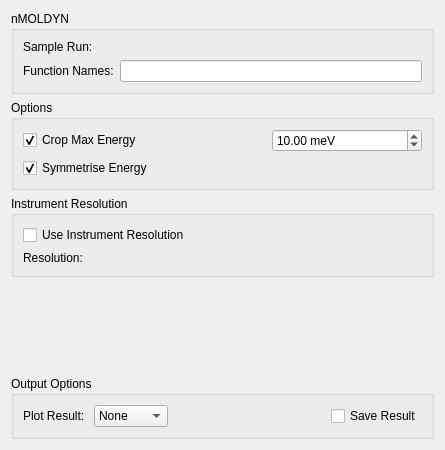
<?xml version="1.0" encoding="UTF-8"?>
<ui version="4.0">
 <class>IndirectMolDyn</class>
 <widget class="QWidget" name="IndirectMolDyn">
  <property name="geometry">
   <rect>
    <x>0</x>
    <y>0</y>
    <width>445</width>
    <height>450</height>
   </rect>
  </property>
  <property name="windowTitle">
   <string>Form</string>
  </property>
  <layout class="QVBoxLayout" name="verticalLayout">
   <item>
    <widget class="QGroupBox" name="gbSimulation">
     <property name="title">
      <string>nMOLDYN</string>
     </property>
     <layout class="QGridLayout" name="gridLayout_2">
      <item row="0" column="0">
       <widget class="QLabel" name="lblSample">
        <property name="text">
         <string>Sample Run:</string>
        </property>
       </widget>
      </item>
      <item row="0" column="1">
       <widget class="MantidQt::MantidWidgets::MWRunFiles" name="mwRun" native="true">
        <property name="sizePolicy">
         <sizepolicy hsizetype="Preferred" vsizetype="Fixed">
          <horstretch>0</horstretch>
          <verstretch>0</verstretch>
         </sizepolicy>
        </property>
        <property name="toolTip">
         <string>&lt;html&gt;&lt;head/&gt;&lt;body&gt;&lt;p&gt;Simulation filename.&lt;/p&gt;&lt;/body&gt;&lt;/html&gt;</string>
        </property>
        <property name="label" stdset="0">
         <string/>
        </property>
        <property name="fileExtensions" stdset="0">
         <stringlist>
          <string>.dat</string>
          <string>.cdl</string>
         </stringlist>
        </property>
       </widget>
      </item>
      <item row="1" column="0">
       <widget class="QLabel" name="lblFunctionNames">
        <property name="sizePolicy">
         <sizepolicy hsizetype="Preferred" vsizetype="Fixed">
          <horstretch>0</horstretch>
          <verstretch>0</verstretch>
         </sizepolicy>
        </property>
        <property name="text">
         <string>Function Names:</string>
        </property>
       </widget>
      </item>
      <item row="1" column="1">
       <widget class="QLineEdit" name="leFunctionNames">
        <property name="toolTip">
         <string>&lt;html&gt;&lt;head/&gt;&lt;body&gt;&lt;p&gt;Comma separated list of functions to load from the input file.&lt;/p&gt;&lt;/body&gt;&lt;/html&gt;</string>
        </property>
       </widget>
      </item>
     </layout>
    </widget>
   </item>
   <item>
    <widget class="QGroupBox" name="gbOptions">
     <property name="title">
      <string>Options</string>
     </property>
     <layout class="QGridLayout" name="gridLayout_3">
      <item row="1" column="1">
       <layout class="QHBoxLayout" name="horizontalLayout_2">
        <item>
         <widget class="QCheckBox" name="ckCropEnergy">
          <property name="text">
           <string>Crop Max Energy</string>
          </property>
          <property name="checked">
           <bool>true</bool>
          </property>
         </widget>
        </item>
        <item>
         <spacer name="horizontalSpacer">
          <property name="orientation">
           <enum>Qt::Horizontal</enum>
          </property>
          <property name="sizeHint" stdset="0">
           <size>
            <width>40</width>
            <height>20</height>
           </size>
          </property>
         </spacer>
        </item>
        <item>
         <widget class="QDoubleSpinBox" name="dspMaxEnergy">
          <property name="minimumSize">
           <size>
            <width>150</width>
            <height>0</height>
           </size>
          </property>
          <property name="toolTip">
           <string>&lt;html&gt;&lt;head/&gt;&lt;body&gt;&lt;p&gt;Crop the upper energy range of any workspaces with energy as the X unit (e.g. S(Q,w)).&lt;/p&gt;&lt;/body&gt;&lt;/html&gt;</string>
          </property>
          <property name="suffix">
           <string> meV</string>
          </property>
          <property name="maximum">
           <double>1000.000000000000000</double>
          </property>
          <property name="value">
           <double>10.000000000000000</double>
          </property>
         </widget>
        </item>
       </layout>
      </item>
      <item row="2" column="1">
       <widget class="QCheckBox" name="ckSymmetrise">
        <property name="toolTip">
         <string>&lt;html&gt;&lt;head/&gt;&lt;body&gt;&lt;p&gt;Symmetrise functions in energy about the Y axis.&lt;/p&gt;&lt;/body&gt;&lt;/html&gt;</string>
        </property>
        <property name="text">
         <string>Symmetrise Energy</string>
        </property>
        <property name="checked">
         <bool>true</bool>
        </property>
       </widget>
      </item>
     </layout>
    </widget>
   </item>
   <item>
    <widget class="QGroupBox" name="gbInstRes">
     <property name="title">
      <string>Instrument Resolution</string>
     </property>
     <layout class="QGridLayout" name="gridLayout">
      <item row="1" column="0">
       <widget class="QLabel" name="lblResolution">
        <property name="text">
         <string>Resolution:</string>
        </property>
       </widget>
      </item>
      <item row="1" column="1">
       <widget class="MantidQt::MantidWidgets::DataSelector" name="dsResolution" native="true">
        <property name="enabled">
         <bool>false</bool>
        </property>
        <property name="sizePolicy">
         <sizepolicy hsizetype="Minimum" vsizetype="Fixed">
          <horstretch>0</horstretch>
          <verstretch>0</verstretch>
         </sizepolicy>
        </property>
        <property name="toolTip">
         <string>&lt;html&gt;&lt;head/&gt;&lt;body&gt;&lt;p&gt;Instrument resolution file or workspace.&lt;/p&gt;&lt;/body&gt;&lt;/html&gt;</string>
        </property>
        <property name="autoLoad" stdset="0">
         <bool>true</bool>
        </property>
        <property name="loadLabelText" stdset="0">
         <string/>
        </property>
        <property name="workspaceSuffixes" stdset="0">
         <stringlist>
          <string>_red</string>
          <string>_res</string>
         </stringlist>
        </property>
        <property name="fileBrowserSuffixes" stdset="0">
         <stringlist>
          <string>_red.nxs</string>
          <string>_res.nxs</string>
         </stringlist>
        </property>
        <property name="showLoad" stdset="0">
         <bool>false</bool>
        </property>
       </widget>
      </item>
      <item row="0" column="0" colspan="2">
       <widget class="QCheckBox" name="ckResolution">
        <property name="enabled">
         <bool>true</bool>
        </property>
        <property name="toolTip">
         <string>&lt;html&gt;&lt;head/&gt;&lt;body&gt;&lt;p&gt;Convolve suitable workspaces with an instrument resolution.&lt;/p&gt;&lt;/body&gt;&lt;/html&gt;</string>
        </property>
        <property name="text">
         <string>Use Instrument Resolution</string>
        </property>
        <property name="checked">
         <bool>false</bool>
        </property>
       </widget>
      </item>
     </layout>
    </widget>
   </item>
   <item>
    <spacer name="verticalSpacer">
     <property name="orientation">
      <enum>Qt::Vertical</enum>
     </property>
     <property name="sizeHint" stdset="0">
      <size>
       <width>20</width>
       <height>40</height>
      </size>
     </property>
    </spacer>
   </item>
   <item>
    <widget class="QGroupBox" name="gbOutput">
     <property name="sizePolicy">
      <sizepolicy hsizetype="Preferred" vsizetype="Fixed">
       <horstretch>0</horstretch>
       <verstretch>0</verstretch>
      </sizepolicy>
     </property>
     <property name="title">
      <string>Output Options</string>
     </property>
     <layout class="QHBoxLayout" name="horizontalLayout">
      <item>
       <widget class="QLabel" name="lblPlot">
        <property name="text">
         <string>Plot Result: </string>
        </property>
       </widget>
      </item>
      <item>
       <widget class="QComboBox" name="cbPlot">
        <item>
         <property name="text">
          <string>None</string>
         </property>
        </item>
        <item>
         <property name="text">
          <string>Spectra</string>
         </property>
        </item>
        <item>
         <property name="text">
          <string>Contour</string>
         </property>
        </item>
        <item>
         <property name="text">
          <string>Both</string>
         </property>
        </item>
       </widget>
      </item>
      <item>
       <spacer name="horizontalSpacer_18">
        <property name="orientation">
         <enum>Qt::Horizontal</enum>
        </property>
        <property name="sizeHint" stdset="0">
         <size>
          <width>40</width>
          <height>20</height>
         </size>
        </property>
       </spacer>
      </item>
      <item>
       <widget class="QCheckBox" name="ckSave">
        <property name="text">
         <string>Save Result</string>
        </property>
       </widget>
      </item>
     </layout>
    </widget>
   </item>
  </layout>
 </widget>
 <customwidgets>
  <customwidget>
   <class>MantidQt::MantidWidgets::DataSelector</class>
   <extends>QWidget</extends>
   <header>MantidQtMantidWidgets/DataSelector.h</header>
  </customwidget>
  <customwidget>
   <class>MantidQt::MantidWidgets::MWRunFiles</class>
   <extends>QWidget</extends>
   <header>MantidQtMantidWidgets/MWRunFiles.h</header>
  </customwidget>
 </customwidgets>
 <tabstops>
  <tabstop>mwRun</tabstop>
  <tabstop>leFunctionNames</tabstop>
  <tabstop>ckCropEnergy</tabstop>
  <tabstop>dspMaxEnergy</tabstop>
  <tabstop>ckResolution</tabstop>
  <tabstop>dsResolution</tabstop>
  <tabstop>cbPlot</tabstop>
  <tabstop>ckSave</tabstop>
 </tabstops>
 <resources/>
 <connections/>
</ui>
